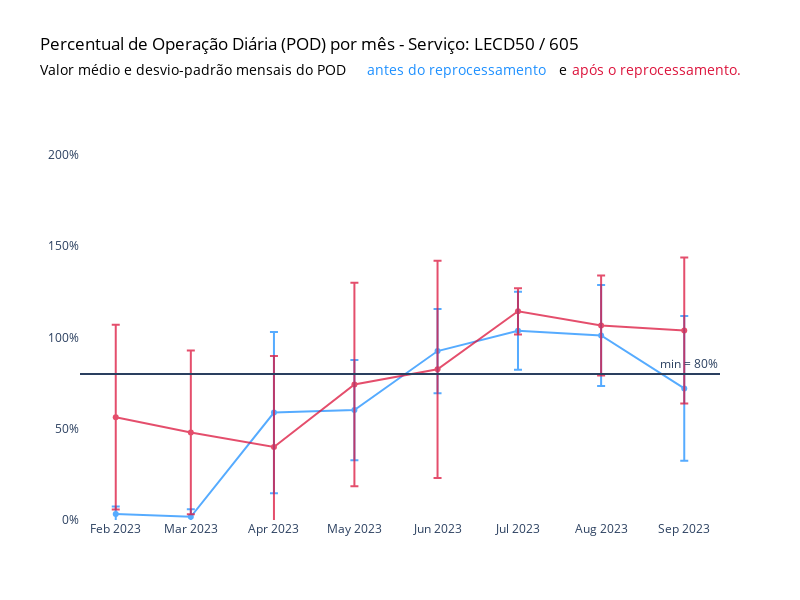

The code cell stored with this chart in its notebook:
### Code cell
# Criar o gráfico de linha
fig = go.Figure()

# Adicionar a linha com pontos e desvio padrão para pod_pre_reprocessamento
fig.add_trace(go.Scatter(x=media_pre.index, y=media_pre.values,
                    mode='lines+markers',
                    name='Antes do Reprocessamento',
                    marker=dict(color='dodgerblue'),
                    opacity=0.75,
                    error_y=dict(type='data', array=std_pre, visible=True, color='dodgerblue')  # Corrigindo a cor aqui
))

# Adicionar a linha com pontos e desvio padrão para pod_pos_reprocessamento
fig.add_trace(go.Scatter(x=media_pos.index, y=media_pos.values,
                    mode='lines+markers',
                    name='Após Reprocessamento',
                    marker=dict(color='crimson'),
                    opacity=0.75,
                    error_y=dict(type='data', array=std_pos, visible=True, color='crimson')  # Corrigindo a cor aqui
))

# Configurar layout e outros parâmetros do gráfico
fig.update_layout(
    title=dict(text="Percentual de Operação Diária (POD) por mês - Serviço: LECD50 / 605", font=dict(color='black')),
    showlegend=False,
    yaxis_range=[0, 230],
    yaxis_ticksuffix="%",
    width=800,
    height=600,
    plot_bgcolor='white',
    xaxis=dict(showgrid=False, zeroline=False),
    yaxis=dict(showgrid=False, zeroline=False),
    # Adicionando anotações para o subtítulo com cores específicas
    annotations=[
        dict(
            x=-0.065,
            y=1.10,
            xref='paper',
            yref='paper',
            xanchor='left',
            text='Valor médio e desvio-padrão mensais do POD',
            showarrow=False,
            font=dict(color='black', size=14)  # Aplicando a cor do título
        ),
        dict(
            x=0.445,
            y=1.10,
            xref='paper',
            yref='paper',
            xanchor='left',
            text='antes do reprocessamento',
            showarrow=False,
            font=dict(color='dodgerblue', size=14)
        ),
        dict(
            x=0.745,
            y=1.10,
            xref='paper',
            yref='paper',
            xanchor='left',
            text='e',
            showarrow=False,
            font=dict(color='black', size=14)  # Aplicando a cor do título
        ),
        dict(
            x=0.765,
            y=1.10,
            xref='paper',
            yref='paper',
            xanchor='left',
            text='após o reprocessamento.',
            showarrow=False,
            font=dict(color='crimson', size=14)
        )
    ]
)

# Adicionar linha horizontal para indicar o mínimo de 80%
fig.add_hline(y=80, annotation_text="min = 80%")

fig.show()

### Figure 1 — Plotly figure (JSON) as saved in the notebook; plotly's stock layout.template omitted (floating-point values rounded to 4 significant figures)
{"data": [{"error_y": {"array": [4.047, 4.127, 44.15, 27.45, 23.09, 21.34, 27.67, 39.67], "color": "dodgerblue", "type": "data", "visible": true}, "marker": {"color": "dodgerblue"}, "mode": "lines+markers", "name": "Antes do Reprocessamento", "opacity": 0.75, "type": "scatter", "x": ["2023-02", "2023-03", "2023-04", "2023-05", "2023-06", "2023-07", "2023-08", "2023-09"], "y": [3.334, 1.739, 58.84, 60.22, 92.52, 103.6, 101.1, 72.08]}, {"error_y": {"array": [50.58, 44.8, 49.83, 55.71, 59.51, 12.68, 27.4, 39.96], "color": "crimson", "type": "data", "visible": true}, "marker": {"color": "crimson"}, "mode": "lines+markers", "name": "Após Reprocessamento", "opacity": 0.75, "type": "scatter", "x": ["2023-02", "2023-03", "2023-04", "2023-05", "2023-06", "2023-07", "2023-08", "2023-09"], "y": [56.32, 47.97, 40, 74.19, 82.5, 114.3, 106.5, 103.8]}], "layout": {"annotations": [{"font": {"color": "black", "size": 14}, "showarrow": false, "text": "Valor médio e desvio-padrão mensais do POD", "x": -0.065, "xanchor": "left", "xref": "paper", "y": 1.1, "yref": "paper"}, {"font": {"color": "dodgerblue", "size": 14}, "showarrow": false, "text": "antes do reprocessamento", "x": 0.445, "xanchor": "left", "xref": "paper", "y": 1.1, "yref": "paper"}, {"font": {"color": "black", "size": 14}, "showarrow": false, "text": "e", "x": 0.745, "xanchor": "left", "xref": "paper", "y": 1.1, "yref": "paper"}, {"font": {"color": "crimson", "size": 14}, "showarrow": false, "text": "após o reprocessamento.", "x": 0.765, "xanchor": "left", "xref": "paper", "y": 1.1, "yref": "paper"}, {"showarrow": false, "text": "min = 80%", "x": 1, "xanchor": "right", "xref": "x domain", "y": 80, "yanchor": "bottom", "yref": "y"}], "height": 600, "plot_bgcolor": "white", "shapes": [{"type": "line", "x0": 0, "x1": 1, "xref": "x domain", "y0": 80, "y1": 80, "yref": "y"}], "showlegend": false, "title": {"font": {"color": "black"}, "text": "Percentual de Operação Diária (POD) por mês - Serviço: LECD50 / 605"}, "width": 800, "xaxis": {"showgrid": false, "zeroline": false}, "yaxis": {"range": [0, 230], "showgrid": false, "ticksuffix": "%", "zeroline": false}}}
